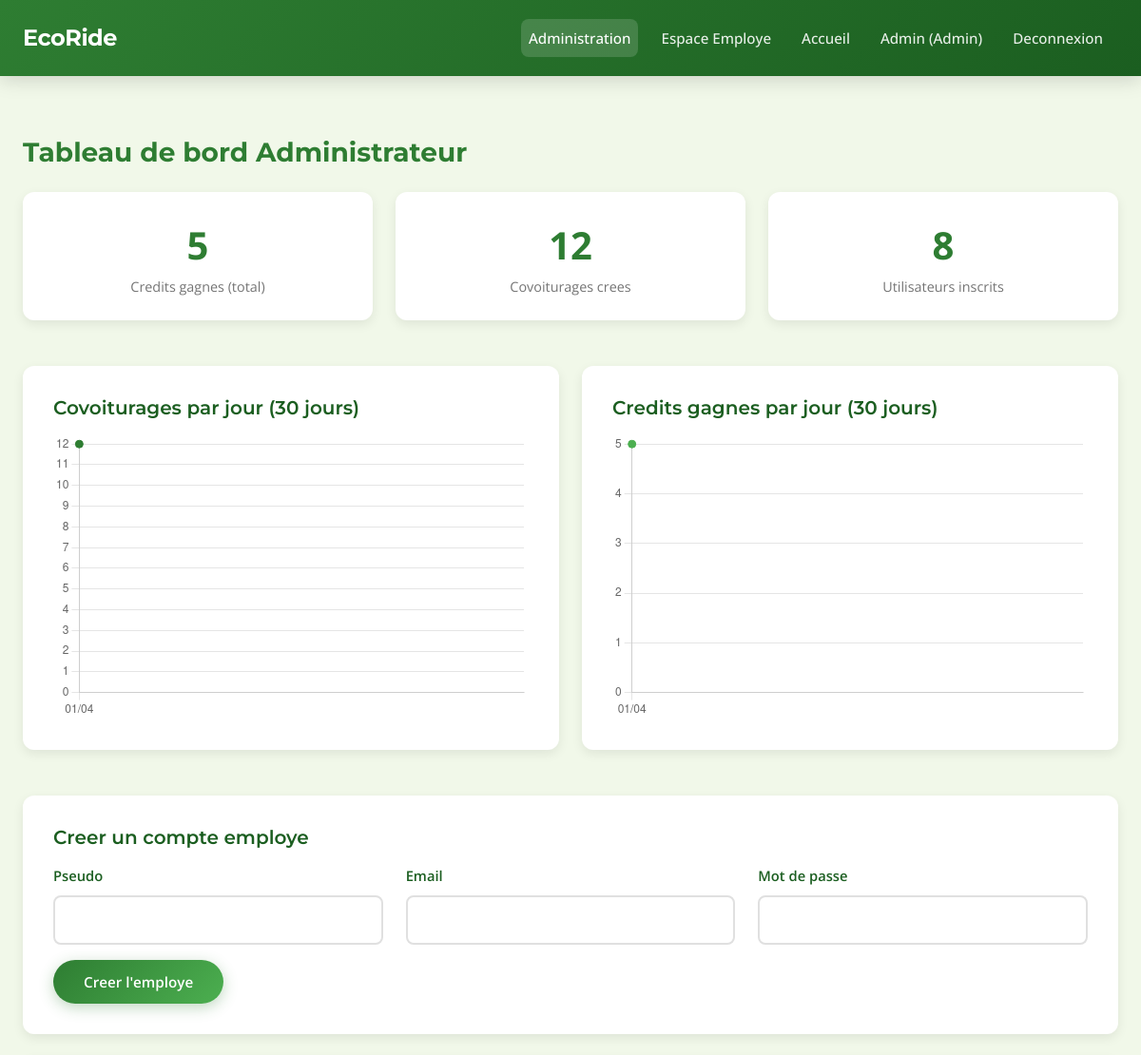
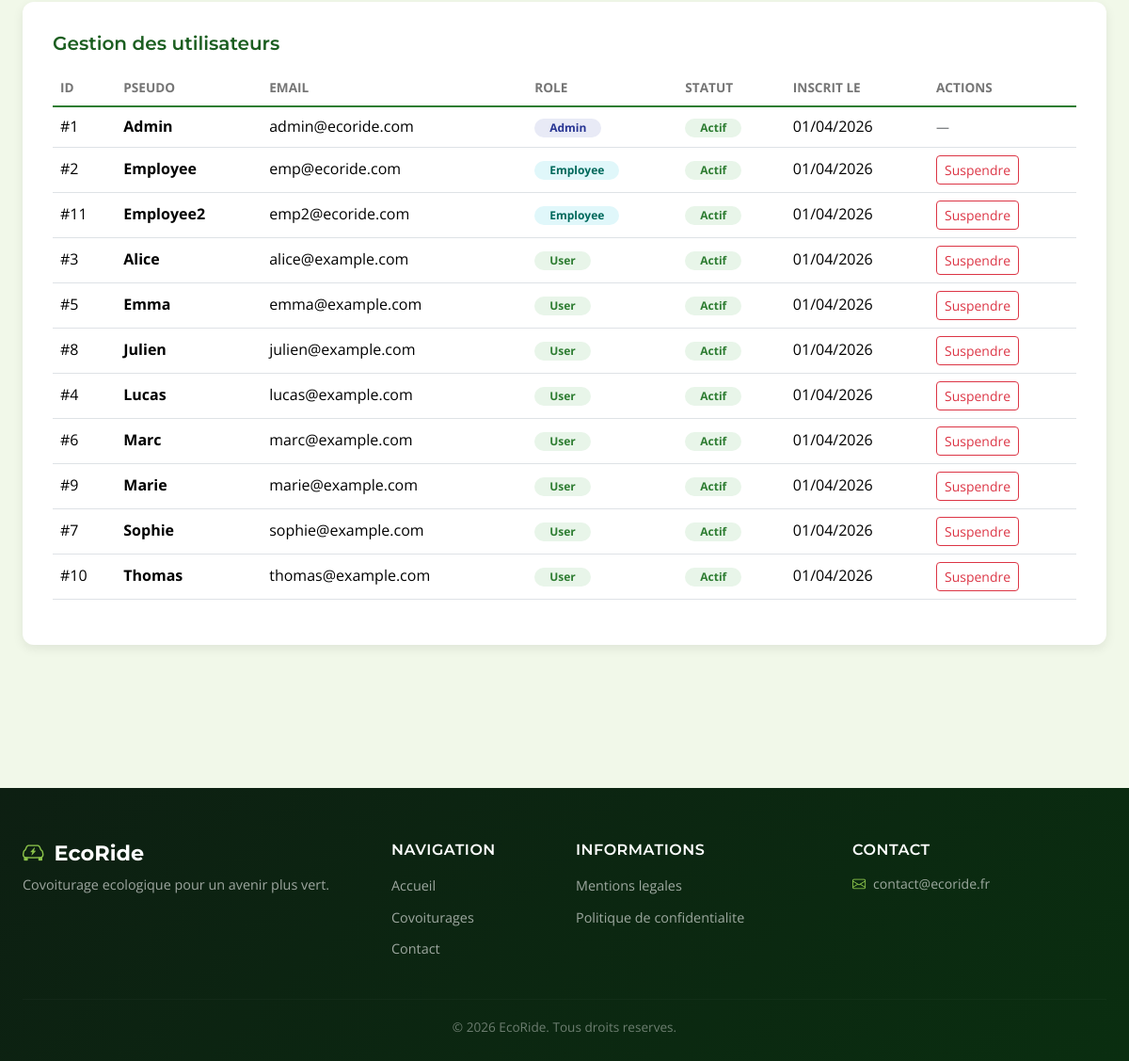
Page /admin/dashboard.php (signed in) on the committed database (2 pictures, top to bottom).
### tables this page shows
CREATE TABLE users (
    id INT UNSIGNED AUTO_INCREMENT PRIMARY KEY,
    email VARCHAR(191) NOT NULL UNIQUE,
    password VARCHAR(255) NOT NULL,
    pseudo VARCHAR(50) NOT NULL UNIQUE,
    role ENUM('visitor','user','employee','admin') NOT NULL DEFAULT 'visitor',
    role_selection ENUM('driver','passenger','both') NULL DEFAULT NULL,
    smoking_allowed TINYINT(1) NOT NULL DEFAULT 0,
    pets_allowed TINYINT(1) NOT NULL DEFAULT 0,
    credits DECIMAL(8,2) NOT NULL DEFAULT 20.00,
    suspended TINYINT(1) NOT NULL DEFAULT 0,
    created_at TIMESTAMP NOT NULL DEFAULT CURRENT_TIMESTAMP,
    updated_at DATETIME NULL DEFAULT NULL,
    INDEX idx_users_role (role),
    INDEX idx_users_suspended (suspended)
);

### src/config/session.php (called while the page is built, shortened)
<?php
function getUserId()
{
    return isset($_SESSION['user_id']) ? (int)$_SESSION['user_id'] : null;
}

### public/admin/dashboard.php (the view, shortened to what this page needs)
<?php
require_once __DIR__ . '/../../src/config/session.php';
$pdo = Database::getConnection();
$totalCreditsEarned = $pdo->query("SELECT COALESCE(SUM(seat_count), 0) FROM bookings WHERE status = 'accepted'")->fetchColumn();
$totalUsers   = $pdo->query("SELECT COUNT(*) FROM users WHERE role = 'user'")->fetchColumn();
$totalCarpools = $pdo->query("SELECT COUNT(*) FROM carpools")->fetchColumn();
$carpoolsPerDay = $pdo->query("
    SELECT DATE(created_at) AS day, COUNT(*) AS total
    FROM carpools
    WHERE created_at >= DATE_SUB(CURDATE(), INTERVAL 30 DAY)
    GROUP BY DATE(created_at)
    ORDER BY day ASC
")->fetchAll();
$cpLabels = [];
$cpData = [];
foreach ($carpoolsPerDay as $row) {
    $cpLabels[] = date('d/m', strtotime($row['day']));
    $cpData[] = (int)$row['total'];
}
$creditsPerDay = $pdo->query("
    SELECT DATE(b.created_at) AS day, COALESCE(SUM(b.seat_count), 0) AS total
    FROM bookings b
    WHERE b.status = 'accepted'
      AND b.created_at >= DATE_SUB(CURDATE(), INTERVAL 30 DAY)
    GROUP BY DATE(b.created_at)
    ORDER BY day ASC
")->fetchAll();
$crLabels = [];
$crData = [];
foreach ($creditsPerDay as $row) {
    $crLabels[] = date('d/m', strtotime($row['day']));
    $crData[] = (int)$row['total'];
}
$allUsers = $pdo->query("
    SELECT id, pseudo, email, role, suspended, created_at
    FROM users
    ORDER BY FIELD(role,'admin','employee','user','visitor'), pseudo ASC
")->fetchAll();
?>
<!DOCTYPE html>
<html lang="fr">
<head>
    <link href="https://cdn.jsdelivr.net/npm/bootstrap@5.3.3/dist/css/bootstrap.min.css" rel="stylesheet">
    <link rel="stylesheet" href="https://cdn.jsdelivr.net/npm/bootstrap-icons@1.11.3/font/bootstrap-icons.min.css">
    <link rel="stylesheet" href="../css/style.css">
</head>
<body class="page-wrapper">
    <header>
        <nav class="navbar navbar-expand-lg navbar-eco">
            <div class="container">
                <a class="navbar-brand" href="../index.php">EcoRide</a>
                <div class="collapse navbar-collapse" id="mainNavbar">
                    <ul class="navbar-nav ms-auto mb-2 mb-lg-0">
                        <li class="nav-item"><a class="nav-link active" href="dashboard.php">Administration</a></li>
                        <li class="nav-item"><a class="nav-link" href="../employee/dashboard.php">Espace Employe</a></li>
                        <li class="nav-item"><a class="nav-link" href="../index.php">Accueil</a></li>
                        <li class="nav-item">
                            <a class="nav-link" href="#"><?php echo htmlspecialchars($_SESSION['user_pseudo']); ?> (Admin)</a>
                        </li>
                        <li class="nav-item"><a class="nav-link" href="../logout.php">Deconnexion</a></li>
                    </ul>
                </div>
            </div>
        </nav>
    </header>
    <main class="site-main">
        <div class="dashboard-container">
            <div class="container">
                <h1 class="dash-title mb-4">Tableau de bord Administrateur</h1>
                <div class="row mb-4">
                    <div class="col-md-4">
                        <div class="dash-card stat-card">
                            <div class="stat-number"><?php echo $totalCreditsEarned; ?></div>
                            <div class="stat-label">Credits gagnes (total)</div>
                        </div>
                    </div>
                    <div class="col-md-4">
                        <div class="dash-card stat-card">
                            <div class="stat-number"><?php echo $totalCarpools; ?></div>
                            <div class="stat-label">Covoiturages crees</div>
                        </div>
                    </div>
                    <div class="col-md-4">
                        <div class="dash-card stat-card">
                            <div class="stat-number"><?php echo $totalUsers; ?></div>
                            <div class="stat-label">Utilisateurs inscrits</div>
                        </div>
                    </div>
                </div>
                <div class="row mb-4">
                    <div class="col-lg-6">
                        <div class="dash-card">
                            <h2 class="section-title">Covoiturages par jour (30 jours)</h2>
                            <div class="chart-container">
                                <canvas id="carpoolsChart"></canvas>
                            </div>
                        </div>
                    </div>
                    <div class="col-lg-6">
                        <div class="dash-card">
                            <h2 class="section-title">Credits gagnes par jour (30 jours)</h2>
                            <div class="chart-container">
                                <canvas id="creditsChart"></canvas>
                            </div>
                        </div>
                    </div>
                </div>
                <div class="dash-card">
                    <h2 class="section-title">Creer un compte employe</h2>
                    <form action="admin_process.php" method="POST">
                        <div class="row">
                            <div class="col-md-4 mb-3">
                                <label for="emp_pseudo" class="form-label">Pseudo</label>
                                <input type="text" class="form-control" id="emp_pseudo" name="pseudo" required minlength="3" maxlength="50">
                            </div>
                            <div class="col-md-4 mb-3">
                                <label for="emp_email" class="form-label">Email</label>
                                <input type="email" class="form-control" id="emp_email" name="email" required>
                            </div>
                            <div class="col-md-4 mb-3">
                                <label for="emp_password" class="form-label">Mot de passe</label>
                                <input type="password" class="form-control" id="emp_password" name="password" required minlength="8">
                            </div>
                        </div>
                        <button type="submit" class="btn btn-eco-primary">Creer l'employe</button>
                    </form>
                </div>
                <div class="dash-card">
                    <h2 class="section-title">Gestion des utilisateurs</h2>
                    <div class="table-responsive">
                        <table class="table">
                            <thead>
                                <tr>
                                    <th>ID</th>
                                    <th>Pseudo</th>
                                    <th>Email</th>
                                    <th>Role</th>
                                    <th>Statut</th>
                                    <th>Inscrit le</th>
                                    <th>Actions</th>
                                </tr>
                            </thead>
                            <tbody>
                                <?php foreach ($allUsers as $u): ?>
                                    <tr>
                                        <td>#<?php echo $u['id']; ?></td>
                                        <td><strong><?php echo htmlspecialchars($u['pseudo']); ?></strong></td>
                                        <td><?php echo htmlspecialchars($u['email']); ?></td>
                                        <td>
                                            <?php
                                            if ($u['role'] === 'admin') {
                                                $roleClass = 'badge-admin';
                                            } elseif ($u['role'] === 'employee') {
                                                $roleClass = 'badge-employee';
                                            } else {
                                                $roleClass = 'badge-user';
                                            }
                                            ?>
                                            <span class="badge <?php echo $roleClass; ?> rounded-pill px-3 py-1">
                                                <?php echo ucfirst($u['role']); ?>
                                            </span>
                                        </td>
                                        <td>
                                            <?php if ((int)$u['suspended'] === 1): ?>
                                                <span class="badge badge-suspended rounded-pill px-3 py-1">Suspendu</span>
                                            <?php else: ?>
                                                <span class="badge badge-active rounded-pill px-3 py-1">Actif</span>
                                            <?php endif; ?>
                                        </td>
                                        <td><?php echo date('d/m/Y', strtotime($u['created_at'])); ?></td>
                                        <td>
                                            <?php if ((int)$u['id'] !== getUserId()): ?>
                                                <?php if ((int)$u['suspended'] === 0): ?>
                                                    <form action="admin_process.php" method="POST" class="d-inline" onsubmit="return confirm('Suspendre ce compte ?');">
                                                        <button type="submit" class="btn btn-sm btn-outline-danger">Suspendre</button>
                                                    </form>
                                                <?php endif; ?>
                                            <?php else: ?>
                                                <span class="text-muted small">—</span>
                                            <?php endif; ?>
                                        </td>
                                    </tr>
                                <?php endforeach; ?>
                            </tbody>
                        </table>
                    </div>
                </div>
            </div>
        </div>
    </main>
    <footer class="site-footer">
        <div class="container">
            <div class="row gy-4">
                <div class="col-lg-4">
                    <h5 class="footer-brand"><i class="bi bi-ev-front"></i> EcoRide</h5>
                    <p class="footer-text mt-2">Covoiturage ecologique pour un avenir plus vert.</p>
                </div>
                <div class="col-lg-2 col-md-4">
                    <h6 class="footer-heading">Navigation</h6>
                    <ul class="footer-links">
                        <li><a href="../index.php">Accueil</a></li>
                        <li><a href="../carpools.php">Covoiturages</a></li>
                        <li><a href="../contact.php">Contact</a></li>
                    </ul>
                </div>
                <div class="col-lg-3 col-md-4">
                    <h6 class="footer-heading">Informations</h6>
                    <ul class="footer-links">
                        <li><a href="../mentions.php">Mentions legales</a></li>
                        <li><a href="../privacy.php">Politique de confidentialite</a></li>
                    </ul>
                </div>
                <div class="col-lg-3 col-md-4">
                    <h6 class="footer-heading">Contact</h6>
                    <ul class="footer-links footer-contact">
                        <li><i class="bi bi-envelope me-2"></i>contact@ecoride.fr</li>
                    </ul>
                </div>
            </div>
            <hr class="footer-divider">
            <div class="text-center">
                <small class="footer-copyright">&copy; <?php echo date('Y'); ?> EcoRide. Tous droits reserves.</small>
            </div>
        </div>
    </footer>
    <script>
        // graphique covoiturages par jour
        var cpCtx = document.getElementById('carpoolsChart').getContext('2d');
        new Chart(cpCtx, {
            type: 'line',
            data: {
                labels: <?php echo json_encode($cpLabels); ?>,
                datasets: [{
                    label: 'Covoiturages',
                    data: <?php echo json_encode($cpData); ?>,
                    borderColor: '#2E7D32',
                    backgroundColor: 'rgba(46,125,50,0.1)',
                    fill: true,
                    tension: 0.3,
                    pointBackgroundColor: '#2E7D32',
                    pointRadius: 4
                }]
            },
            options: {
                responsive: true,
                maintainAspectRatio: false,
                scales: {
                    y: { beginAtZero: true, ticks: { stepSize: 1 } }
                },
                plugins: { legend: { display: false } }
            }
        });
        // graphique credits par jour
        var crCtx = document.getElementById('creditsChart').getContext('2d');
        new Chart(crCtx, {
            type: 'line',
            data: {
                labels: <?php echo json_encode($crLabels); ?>,
                datasets: [{
                    label: 'Credits',
                    data: <?php echo json_encode($crData); ?>,
                    borderColor: '#4CAF50',
                    backgroundColor: 'rgba(76,175,80,0.1)',
                    fill: true,
                    tension: 0.3,
                    pointBackgroundColor: '#4CAF50',
                    pointRadius: 4
                }]
            },
            options: {
                responsive: true,
                maintainAspectRatio: false,
                scales: {
                    y: { beginAtZero: true, ticks: { stepSize: 1 } }
                },
                plugins: { legend: { display: false } }
            }
        });
    </script>
</body>
</html>

### rows in the picture
users: id "1", pseudo "Admin", email "admin@ecoride.com", role "Admin", suspended "Actif", created_at "01/04/2026"
users: id "2", pseudo "Employee", email "emp@ecoride.com", role "Employee", suspended "Actif", created_at "01/04/2026"
users: id "11", pseudo "Employee2", email "emp2@ecoride.com", role "Employee", suspended "Actif", created_at "01/04/2026"
users: id "3", pseudo "Alice", email "alice@example.com", role "User", suspended "Actif", created_at "01/04/2026"
users: id "5", pseudo "Emma", email "emma@example.com", role "User", suspended "Actif", created_at "01/04/2026"
users: id "8", pseudo "Julien", email "julien@example.com", role "User", suspended "Actif", created_at "01/04/2026"
users: id "4", pseudo "Lucas", email "lucas@example.com", role "User", suspended "Actif", created_at "01/04/2026"
users: id "6", pseudo "Marc", email "marc@example.com", role "User", suspended "Actif", created_at "01/04/2026"
users: id "9", pseudo "Marie", email "marie@example.com", role "User", suspended "Actif", created_at "01/04/2026"
users: id "7", pseudo "Sophie", email "sophie@example.com", role "User", suspended "Actif", created_at "01/04/2026"
users: id "10", pseudo "Thomas", email "thomas@example.com", role "User", suspended "Actif", created_at "01/04/2026"

### other values in the picture
$_SESSION['user_pseudo'] "Admin"
$totalCreditsEarned "5"
$totalCarpools "12"
$totalUsers "8"
chart data {{ json_encode($cpData) }} [12]
chart data {{ json_encode($crData) }} [5]
